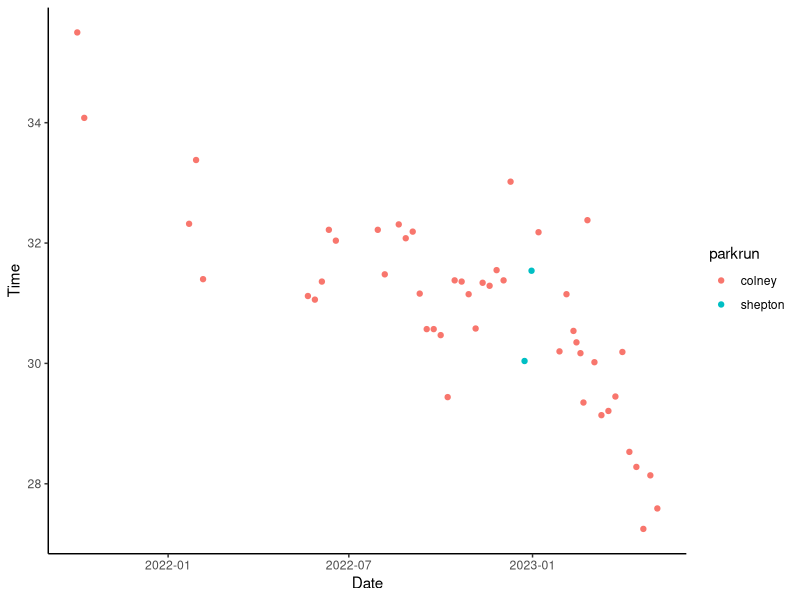

Here is the R script that generated this plot:
# reading appropriate packages in 
library(readxl)
library(tidyverse)

# reading the data in
parkrun_times <- read_excel("parkrun-times.xlsx", sheet = "Sheet1")



# code for point plot 
parkrun_plot <- parkrun_times %>% 
ggplot(aes(x = date, y = time, color = parkrun)) + 
  geom_point() +
  scale_size_continuous(range = c(2, 10)) +
  labs(x = "Date", y = "Time", color = "parkrun", size = "Time") +
  theme_classic()




